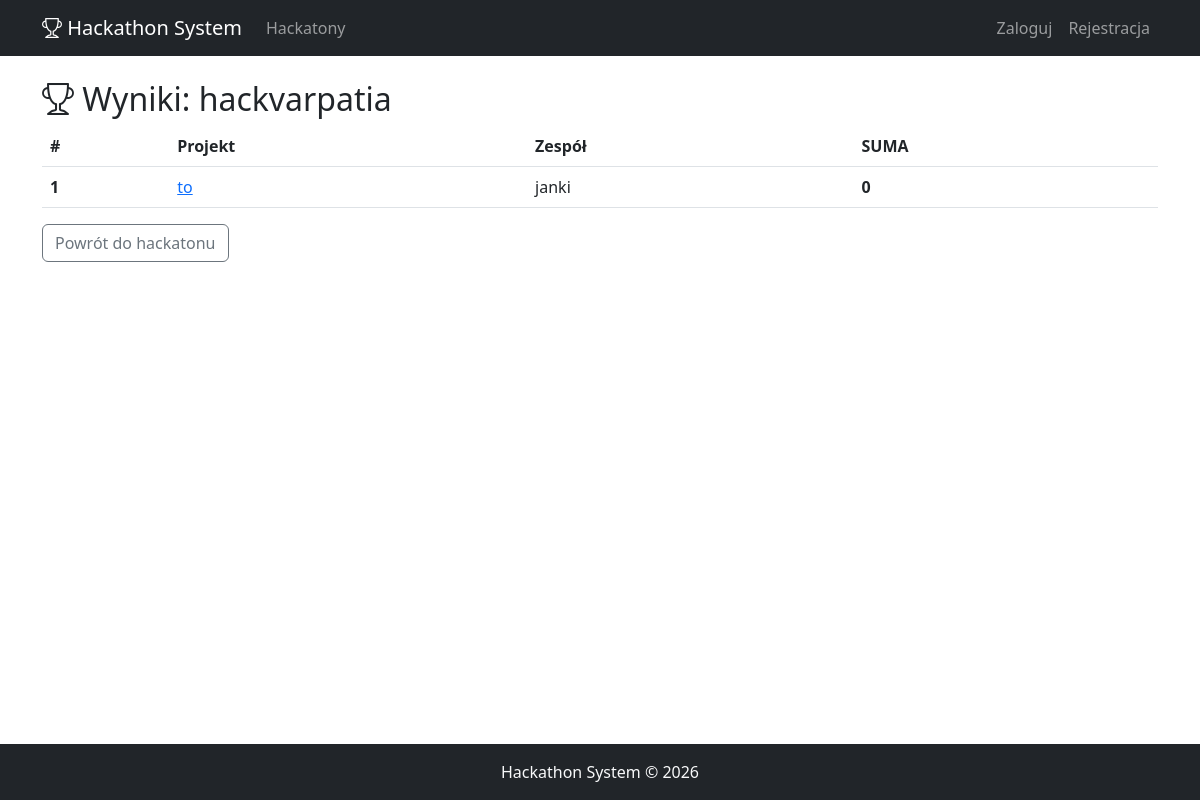
/judging/results/1/, run on the app's committed database.
### hackathon/models.py (models this page shows, shortened)
class Hackathon(models.Model):
    STATUS_CHOICES = [
        ('planned', 'Planowany'),
        ('active', 'Aktywny'),
        ('judging', 'Ocenianie'),
        ('finished', 'Zakończony'),
    ]
    name = models.CharField(max_length=200, verbose_name='Nazwa')
    description = models.TextField(verbose_name='Opis')
    date_start = models.DateTimeField(verbose_name='Data rozpoczęcia')
    date_end = models.DateTimeField(verbose_name='Data zakończenia')
    submit_deadline = models.DateTimeField(verbose_name='Deadline oddania projektów')
    status = models.CharField(max_length=20, choices=STATUS_CHOICES, default='planned', verbose_name='Status')
    max_team_size = models.PositiveIntegerField(default=5, verbose_name='Max wielkość zespołu')
    created_at = models.DateTimeField(auto_now_add=True)
    class Meta:
        ordering = ['-date_start']

### projects/models.py (models this page shows, shortened)
class Project(models.Model):
    STATUS_CHOICES = [
        ('draft', 'Szkic'),
        ('submitted', 'Oddany'),
    ]
    team = models.OneToOneField(Team, on_delete=models.CASCADE, related_name='project')
    title = models.CharField(max_length=300, verbose_name='Tytuł')
    description = models.TextField(verbose_name='Opis projektu')
    technologies = models.CharField(max_length=500, verbose_name='Użyte technologie')
    repo_url = models.URLField(blank=True, verbose_name='Link do repozytorium')
    demo_url = models.URLField(blank=True, verbose_name='Link do demo')
    status = models.CharField(max_length=20, choices=STATUS_CHOICES, default='draft')
    submitted_at = models.DateTimeField(auto_now=True)

### teams/models.py (models this page shows, shortened)
class Team(models.Model):
    name = models.CharField(max_length=200, verbose_name='Nazwa zespołu')
    hackathon = models.ForeignKey(Hackathon, on_delete=models.CASCADE, related_name='teams')
    captain = models.ForeignKey(User, on_delete=models.CASCADE, related_name='captained_teams')
    description = models.TextField(blank=True, verbose_name='Opis')
    created_at = models.DateTimeField(auto_now_add=True)
    class Meta:
        unique_together = ['name', 'hackathon']

### judging/views.py (the view, shortened to what this page needs)
# urls.py: path('results/<int:hackathon_pk>/', views.results, name='results'),
def results(request, hackathon_pk):
    hackathon = get_object_or_404(Hackathon, pk=hackathon_pk)
    criteria = hackathon.criteria.all()
    projects = Project.objects.filter(
        team__hackathon=hackathon, status='submitted'
    ).select_related('team')
    rankings = []
    for project in projects:
        scores = Score.objects.filter(project=project)
        total = 0
        details = []
        rankings.append({
            'project': project,
            'total': round(total, 2),
            'details': details,
        })
    rankings.sort(key=lambda x: x['total'], reverse=True)
    return render(request, 'judging/results.html', {
        'hackathon': hackathon,
        'rankings': rankings,
        'criteria': criteria,
    })

### judging/templates/judging/results.html (shortened to what this page needs)
{% extends 'base.html' %}
{% block content %}
<h2><i class="bi bi-trophy"></i> Wyniki: {{ hackathon.name }}</h2>
{% if rankings %}
    <table class="table table-hover">
        <thead>
            <tr>
                <th>#</th>
                <th>Projekt</th>
                <th>Zespół</th>
                <th><strong>SUMA</strong></th>
            </tr>
        </thead>
        <tbody>
            {% for r in rankings %}
                <tr class="{% if forloop.counter == 1 %}ranking-1{% elif forloop.counter == 2 %}ranking-2{% elif forloop.counter == 3 %}ranking-3{% endif %}">
                    <td><strong>{{ forloop.counter }}</strong></td>
                    <td><a href="{% url 'projects:detail' r.project.pk %}">{{ r.project.title }}</a></td>
                    <td>{{ r.project.team.name }}</td>
                    <td><strong>{{ r.total }}</strong></td>
                </tr>
            {% endfor %}
        </tbody>
    </table>
{% else %}
    <p class="text-muted">Brak wyników - nie ma jeszcze oddanych projektów.</p>
{% endif %}
<a href="{% url 'hackathon:detail' hackathon.pk %}" class="btn btn-outline-secondary">Powrót do hackatonu</a>
{% endblock %}

### static/css/style.css (style rules this page uses)
body { min-height: 100vh; display: flex; flex-direction: column; }
.table th { border-top: none; }
.ranking-1 { background-color: #fff3cd; }

### data on the page
Hackathon: name "hackvarpatia"
Project: project "to", project.team.name "janki", total "0"
